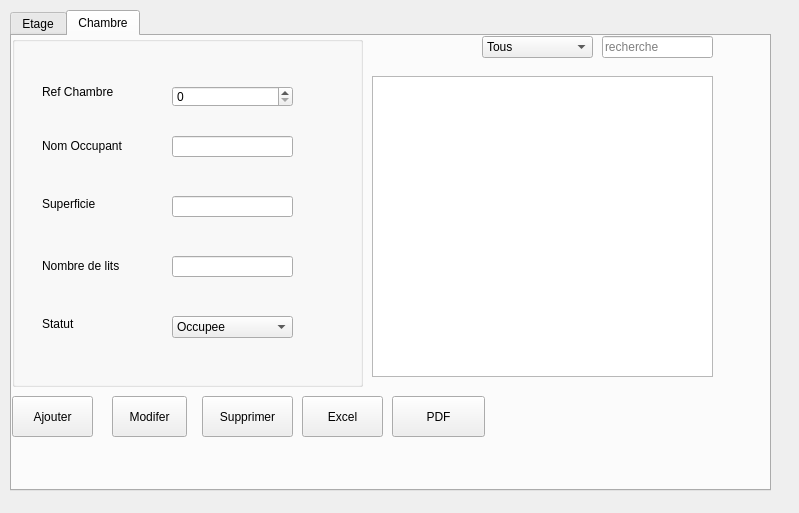
<?xml version="1.0" encoding="UTF-8"?>
<ui version="4.0">
 <class>Dialog</class>
 <widget class="QDialog" name="Dialog">
  <property name="geometry">
   <rect>
    <x>0</x>
    <y>0</y>
    <width>799</width>
    <height>513</height>
   </rect>
  </property>
  <property name="windowTitle">
   <string>Dialog</string>
  </property>
  <widget class="QTabWidget" name="tabWidget">
   <property name="geometry">
    <rect>
     <x>10</x>
     <y>10</y>
     <width>761</width>
     <height>481</height>
    </rect>
   </property>
   <property name="currentIndex">
    <number>1</number>
   </property>
   <widget class="QWidget" name="tab">
    <attribute name="title">
     <string>Etage</string>
    </attribute>
    <widget class="QPushButton" name="ButtonExcel">
     <property name="geometry">
      <rect>
       <x>300</x>
       <y>370</y>
       <width>91</width>
       <height>41</height>
      </rect>
     </property>
     <property name="text">
      <string>Excel</string>
     </property>
    </widget>
    <widget class="QGroupBox" name="groupBox_4">
     <property name="geometry">
      <rect>
       <x>10</x>
       <y>10</y>
       <width>351</width>
       <height>351</height>
      </rect>
     </property>
     <property name="title">
      <string/>
     </property>
     <widget class="QLabel" name="label_19">
      <property name="geometry">
       <rect>
        <x>30</x>
        <y>30</y>
        <width>111</width>
        <height>51</height>
       </rect>
      </property>
      <property name="text">
       <string>Code de l' Etage</string>
      </property>
     </widget>
     <widget class="QLabel" name="label_20">
      <property name="geometry">
       <rect>
        <x>30</x>
        <y>100</y>
        <width>171</width>
        <height>20</height>
       </rect>
      </property>
      <property name="text">
       <string>Nombre de pieces</string>
      </property>
     </widget>
     <widget class="QLabel" name="label_28">
      <property name="geometry">
       <rect>
        <x>30</x>
        <y>300</y>
        <width>55</width>
        <height>21</height>
       </rect>
      </property>
      <property name="text">
       <string/>
      </property>
     </widget>
     <widget class="QSpinBox" name="spCode">
      <property name="geometry">
       <rect>
        <x>160</x>
        <y>50</y>
        <width>121</width>
        <height>21</height>
       </rect>
      </property>
      <property name="minimum">
       <number>0</number>
      </property>
      <property name="maximum">
       <number>9999</number>
      </property>
      <property name="value">
       <number>0</number>
      </property>
     </widget>
     <widget class="QComboBox" name="cbNbPieces">
      <property name="geometry">
       <rect>
        <x>160</x>
        <y>100</y>
        <width>121</width>
        <height>22</height>
       </rect>
      </property>
      <item>
       <property name="text">
        <string>Aucune piece</string>
       </property>
      </item>
      <item>
       <property name="text">
        <string>Une piece</string>
       </property>
      </item>
      <item>
       <property name="text">
        <string>2 pieces</string>
       </property>
      </item>
      <item>
       <property name="text">
        <string>3 pieces</string>
       </property>
      </item>
      <item>
       <property name="text">
        <string>4 pieces</string>
       </property>
      </item>
      <item>
       <property name="text">
        <string>5 pieces</string>
       </property>
      </item>
      <item>
       <property name="text">
        <string>6 pieces</string>
       </property>
      </item>
     </widget>
     <widget class="QLabel" name="img">
      <property name="geometry">
       <rect>
        <x>40</x>
        <y>170</y>
        <width>231</width>
        <height>161</height>
       </rect>
      </property>
      <property name="text">
       <string/>
      </property>
     </widget>
    </widget>
    <widget class="QLineEdit" name="leRecherche">
     <property name="geometry">
      <rect>
       <x>600</x>
       <y>10</y>
       <width>111</width>
       <height>22</height>
      </rect>
     </property>
     <property name="placeholderText">
      <string>recherche</string>
     </property>
    </widget>
    <widget class="QPushButton" name="buttonAjouterEtages">
     <property name="geometry">
      <rect>
       <x>10</x>
       <y>370</y>
       <width>81</width>
       <height>41</height>
      </rect>
     </property>
     <property name="text">
      <string>Ajouter</string>
     </property>
    </widget>
    <widget class="QPushButton" name="buttonSupprimerEtages">
     <property name="geometry">
      <rect>
       <x>200</x>
       <y>370</y>
       <width>91</width>
       <height>41</height>
      </rect>
     </property>
     <property name="text">
      <string>Supprimer</string>
     </property>
    </widget>
    <widget class="QTableView" name="tabEtages">
     <property name="geometry">
      <rect>
       <x>380</x>
       <y>40</y>
       <width>341</width>
       <height>301</height>
      </rect>
     </property>
     <property name="selectionBehavior">
      <enum>QAbstractItemView::SelectRows</enum>
     </property>
     <property name="sortingEnabled">
      <bool>true</bool>
     </property>
    </widget>
    <widget class="QPushButton" name="buttonModifererEtages">
     <property name="geometry">
      <rect>
       <x>110</x>
       <y>370</y>
       <width>75</width>
       <height>41</height>
      </rect>
     </property>
     <property name="text">
      <string>Modifer</string>
     </property>
    </widget>
    <widget class="QComboBox" name="cbTri">
     <property name="geometry">
      <rect>
       <x>480</x>
       <y>10</y>
       <width>111</width>
       <height>22</height>
      </rect>
     </property>
     <item>
      <property name="text">
       <string>Tous</string>
      </property>
     </item>
     <item>
      <property name="text">
       <string>Numéro</string>
      </property>
     </item>
     <item>
      <property name="text">
       <string>Etat</string>
      </property>
     </item>
     <item>
      <property name="text">
       <string>Dimensions</string>
      </property>
     </item>
     <item>
      <property name="text">
       <string>Matiére</string>
      </property>
     </item>
     <item>
      <property name="text">
       <string>Déscription</string>
      </property>
     </item>
    </widget>
   </widget>
   <widget class="QWidget" name="tab_2">
    <attribute name="title">
     <string>Chambre</string>
    </attribute>
    <widget class="QTableView" name="tabChambres">
     <property name="geometry">
      <rect>
       <x>360</x>
       <y>40</y>
       <width>341</width>
       <height>301</height>
      </rect>
     </property>
     <property name="selectionBehavior">
      <enum>QAbstractItemView::SelectRows</enum>
     </property>
     <property name="sortingEnabled">
      <bool>true</bool>
     </property>
    </widget>
    <widget class="QGroupBox" name="groupBox_7">
     <property name="geometry">
      <rect>
       <x>0</x>
       <y>0</y>
       <width>351</width>
       <height>351</height>
      </rect>
     </property>
     <property name="title">
      <string/>
     </property>
     <widget class="QLabel" name="label_43">
      <property name="geometry">
       <rect>
        <x>30</x>
        <y>30</y>
        <width>111</width>
        <height>51</height>
       </rect>
      </property>
      <property name="text">
       <string>Ref Chambre</string>
      </property>
     </widget>
     <widget class="QLabel" name="label_44">
      <property name="geometry">
       <rect>
        <x>30</x>
        <y>100</y>
        <width>171</width>
        <height>20</height>
       </rect>
      </property>
      <property name="text">
       <string>Nom Occupant</string>
      </property>
     </widget>
     <widget class="QLineEdit" name="LbSuperficie">
      <property name="geometry">
       <rect>
        <x>160</x>
        <y>160</y>
        <width>121</width>
        <height>21</height>
       </rect>
      </property>
     </widget>
     <widget class="QLabel" name="label_45">
      <property name="geometry">
       <rect>
        <x>30</x>
        <y>160</y>
        <width>131</width>
        <height>16</height>
       </rect>
      </property>
      <property name="text">
       <string>Superficie</string>
      </property>
     </widget>
     <widget class="QLabel" name="label_46">
      <property name="geometry">
       <rect>
        <x>30</x>
        <y>300</y>
        <width>55</width>
        <height>21</height>
       </rect>
      </property>
      <property name="text">
       <string/>
      </property>
     </widget>
     <widget class="QLabel" name="label_47">
      <property name="geometry">
       <rect>
        <x>30</x>
        <y>280</y>
        <width>71</width>
        <height>16</height>
       </rect>
      </property>
      <property name="text">
       <string>Statut</string>
      </property>
     </widget>
     <widget class="QLabel" name="label_48">
      <property name="geometry">
       <rect>
        <x>30</x>
        <y>220</y>
        <width>111</width>
        <height>20</height>
       </rect>
      </property>
      <property name="text">
       <string>Nombre de lits</string>
      </property>
     </widget>
     <widget class="QSpinBox" name="sprefch">
      <property name="geometry">
       <rect>
        <x>160</x>
        <y>50</y>
        <width>121</width>
        <height>21</height>
       </rect>
      </property>
      <property name="minimum">
       <number>0</number>
      </property>
      <property name="maximum">
       <number>9999</number>
      </property>
      <property name="value">
       <number>0</number>
      </property>
     </widget>
     <widget class="QComboBox" name="LbStatut">
      <property name="geometry">
       <rect>
        <x>160</x>
        <y>280</y>
        <width>121</width>
        <height>22</height>
       </rect>
      </property>
      <item>
       <property name="text">
        <string>Occupee</string>
       </property>
      </item>
      <item>
       <property name="text">
        <string>Libre</string>
       </property>
      </item>
     </widget>
     <widget class="QLineEdit" name="cbOcc">
      <property name="geometry">
       <rect>
        <x>160</x>
        <y>100</y>
        <width>121</width>
        <height>21</height>
       </rect>
      </property>
     </widget>
     <widget class="QLineEdit" name="LbNbLits">
      <property name="geometry">
       <rect>
        <x>160</x>
        <y>220</y>
        <width>121</width>
        <height>21</height>
       </rect>
      </property>
     </widget>
    </widget>
    <widget class="QPushButton" name="buttonModifererChambres">
     <property name="geometry">
      <rect>
       <x>100</x>
       <y>360</y>
       <width>75</width>
       <height>41</height>
      </rect>
     </property>
     <property name="text">
      <string>Modifer</string>
     </property>
    </widget>
    <widget class="QComboBox" name="cbTriChambres">
     <property name="geometry">
      <rect>
       <x>470</x>
       <y>0</y>
       <width>111</width>
       <height>22</height>
      </rect>
     </property>
     <item>
      <property name="text">
       <string>Tous</string>
      </property>
     </item>
     <item>
      <property name="text">
       <string>Numéro</string>
      </property>
     </item>
     <item>
      <property name="text">
       <string>Etat</string>
      </property>
     </item>
     <item>
      <property name="text">
       <string>Dimensions</string>
      </property>
     </item>
     <item>
      <property name="text">
       <string>Matiére</string>
      </property>
     </item>
     <item>
      <property name="text">
       <string>Déscription</string>
      </property>
     </item>
    </widget>
    <widget class="QPushButton" name="buttonAjouterChambres">
     <property name="geometry">
      <rect>
       <x>0</x>
       <y>360</y>
       <width>81</width>
       <height>41</height>
      </rect>
     </property>
     <property name="text">
      <string>Ajouter</string>
     </property>
    </widget>
    <widget class="QLineEdit" name="leRechercheChambres">
     <property name="geometry">
      <rect>
       <x>590</x>
       <y>0</y>
       <width>111</width>
       <height>22</height>
      </rect>
     </property>
     <property name="placeholderText">
      <string>recherche</string>
     </property>
    </widget>
    <widget class="QPushButton" name="ButtonExcelChambres">
     <property name="geometry">
      <rect>
       <x>290</x>
       <y>360</y>
       <width>81</width>
       <height>41</height>
      </rect>
     </property>
     <property name="text">
      <string>Excel</string>
     </property>
    </widget>
    <widget class="QPushButton" name="PDFChambre">
     <property name="geometry">
      <rect>
       <x>380</x>
       <y>360</y>
       <width>93</width>
       <height>41</height>
      </rect>
     </property>
     <property name="text">
      <string>PDF</string>
     </property>
    </widget>
    <widget class="QPushButton" name="buttonSupprimerChambres">
     <property name="geometry">
      <rect>
       <x>190</x>
       <y>360</y>
       <width>91</width>
       <height>41</height>
      </rect>
     </property>
     <property name="text">
      <string>Supprimer</string>
     </property>
    </widget>
   </widget>
  </widget>
 </widget>
 <resources/>
 <connections/>
</ui>
